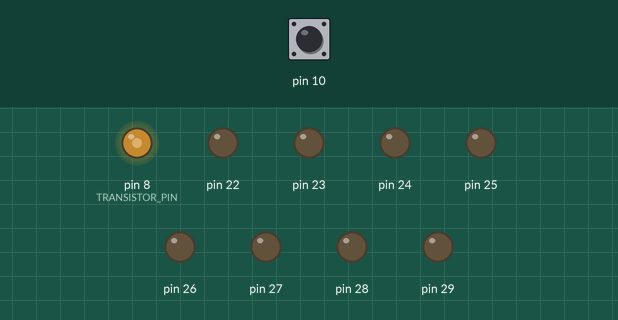
Bench run of a sketch on a simulated Arduino Mega 2560, built for the host (arithmetic inside an expression is 32-bit, double 64-bit). Shown: output pins drawn as LEDs (lit = HIGH). The test bench sets the inputs (shaded band); at power-on: pin 10 HIGH. Random numbers use the default seed unless the sketch sets one.

Above: at 1.2 s.
1.3 s: pin 10 pulled LOW for 0.15 s
At 1.45 s:
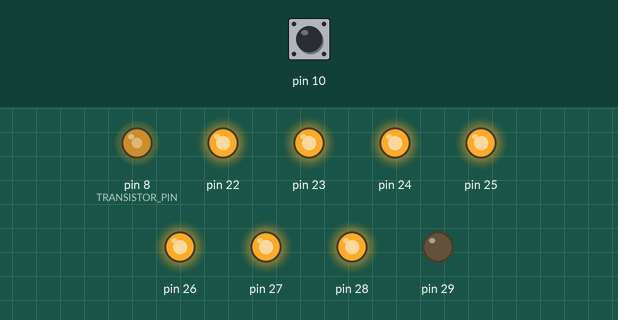
4.3 s: pin 10 pulled LOW for 1 s
7.3 s: pin 10 pulled LOW for 0.15 s
At 7.45 s:
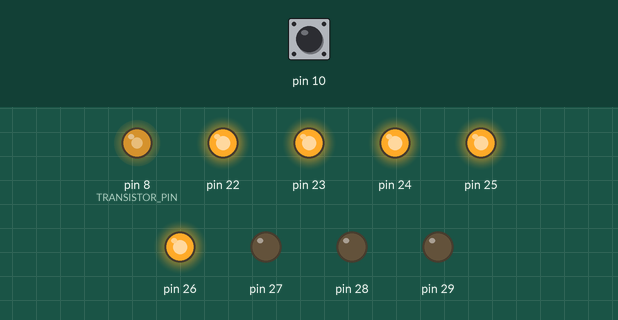
10.3 s: pin 10 pulled LOW for 3.2 s
At 13.96 s:
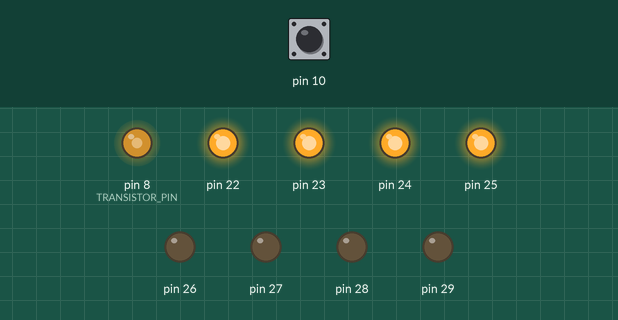
15.0 s: pin 10 pulled LOW for 0.15 s
At 15.17 s:
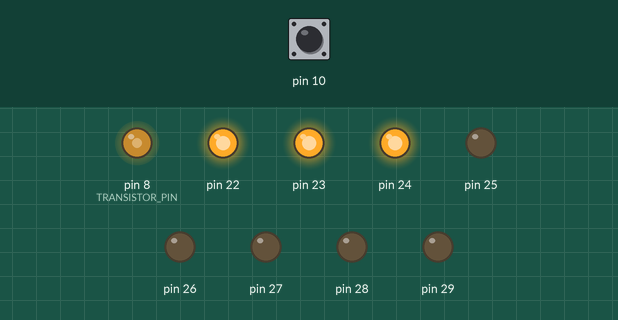
18.0 s: pin 10 pulled LOW for 1 s
Timing chart, 0 to 22.0 s (numbered marks = the images above; inputs shaded):
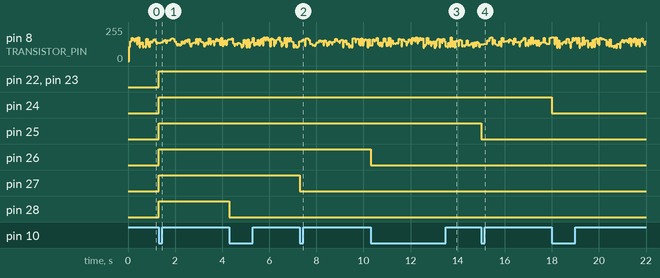

Measured:
- after the input at 1.3 s, pin 22–28: LOW → HIGH at once
- after the input at 4.3 s, pin 28: HIGH → LOW at once
- after the input at 7.3 s, pin 27: HIGH → LOW at once
- after the input at 10.3 s, pin 26: HIGH → LOW at once
- after the input at 15.0 s, pin 25: HIGH → LOW at once
- after the input at 18.0 s, pin 24: HIGH → LOW at once

The sketch:

Code.ino
```cpp
/************************************************************************************************************************
 *  Touch Menorah Attiny84 Code
 *  By Jamal Bouajjaj
 *
 *  This program controls the LEDs on the 2019 UNH Makerspace Menorah soldering kit. There is a capacitive touch
 *       sensor on the board that you are able to touch to increment the LEDs that are on. All the LEDs are all driven
 *       to GND by a 2N3904 controlled by this controller for PWM control
************************************************************************************************************************/
#include <CapacitiveSensor.h>     // Import the library

#define TRANSISTOR_PIN 8          // Define the pin in which the transistor for the LEDs.
#define CAPSENSE_SEND 9           // Define the capacitive touch send pin
#define CAPSENSE_REC  10          // Define the capacitive touch recieve pin
#define TOUCH_THRESHOLD 110       // Set the threshold value for the captouch

int LEDs_on = 0;                  // Store the number of LEDs that are on
bool last_state = false;          // Store the last capacitive touch state ( pressed or not pressed)
int pwm_millis = 0;

CapacitiveSensor   cs = CapacitiveSensor(CAPSENSE_SEND, CAPSENSE_REC);   // Create the CapacitiveSensor class

void setup()
{
   //cs.set_CS_AutocaL_Millis(0xFFFFFFFF);     // Turn off autocalibrate on the capacitive touch channel
   pinMode(TRANSISTOR_PIN, OUTPUT);          // Set the Transistor pin as an output
   // Set the entirety of PORT A as output (All LEDs are connected to this port)
   DDRA = 0xFF;

   // The following code is to save power on unused preiferals
   ACSR |= (1<<ACD);              // Turn off Analog Comparator
   ADCSRA &= (1<<ADEN);           // Turn off ADC
   PRR |= (1<<PRADC);             // Shut down ADC

    //digitalWrite(TRANSISTOR_PIN, HIGH);.
    pwm_millis = millis();
}

void loop()
{
    long cs_val =  cs.capacitiveSensor(30);     // Detect the arbritrary capacitance on the copper pad

    // If above threshold and previous state is off, increment the operating mode
    if(cs_val > TOUCH_THRESHOLD){
      if(last_state == false){    // If pressed and the previous state is off, change the mode
        last_state = true;
        LEDs_on++;
        if(LEDs_on > 8){
          LEDs_on = 0;
        }
        turnOnLEDs(LEDs_on);
        delay(100);
      }
    }
    else{   // If the previous press state is on and the pad isn't pressed, revert the previous pressed state to false
      if(last_state == true){
        last_state = false;
        delay(50);
      }
    }

    if(millis() - pwm_millis > 50){
      uint8_t rand_pwm = random(100,180);
      analogWrite(TRANSISTOR_PIN, rand_pwm);
      pwm_millis = millis();
    }
}

// Function to turn on a certain number of LEDs from left to right
void turnOnLEDs(int numb_leds){
  if(numb_leds > 8){numb_leds = 8;}
  PORTA = ((1<<(8-numb_leds)) - 1);
}
```
